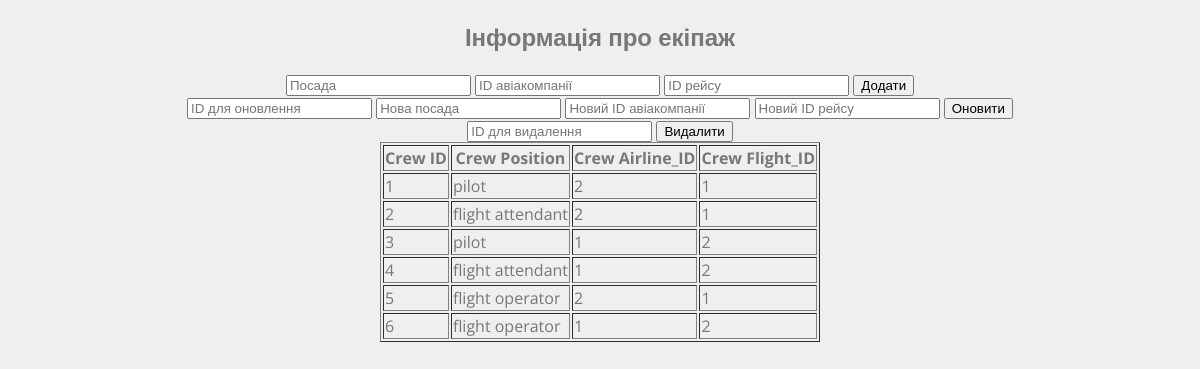
The page /crew.php on the database its author committed.
### tables this page shows
CREATE TABLE `crew` (
  `id` bigint(20) UNSIGNED NOT NULL,
  `position` varchar(30) NOT NULL,
  `airline_id` bigint(20) UNSIGNED NOT NULL,
  `flight_id` bigint(20) UNSIGNED NOT NULL
);

### crew.php (the view, shortened to what this page needs)
<!DOCTYPE html>
<html>
<head>
	<link href="css/style.css" media="screen" rel="stylesheet">
</head>
<body>
    <center>
        <h2>Інформація про екіпаж</h2>
        <form method="POST">
            <input type="text" name="position" placeholder="Посада" required>
            <input type="number" name="airline_id" placeholder="ID авіакомпанії" required>
            <input type="number" name="flight_id" placeholder="ID рейсу" required>
            <input type="submit" name="insert" value="Додати">
        </form>
        <form method="POST">
            <input type="number" name="id" placeholder="ID для оновлення" required>
            <input type="text" name="position" placeholder="Нова посада" required>
            <input type="number" name="airline_id" placeholder="Новий ID авіакомпанії" required>
            <input type="number" name="flight_id" placeholder="Новий ID рейсу" required>
            <input type="submit" name="update" value="Оновити">
        </form>
        <form method="POST">
            <input type="number" name="id" placeholder="ID для видалення" required>
            <input type="submit" name="delete" value="Видалити">
        </form>
        <?php
        require_once 'connection.php';
        try {
            $dsn = "mysql:host=$db_hostname;dbname=$db_database;charset=utf8mb4";
            $pdo = new PDO($dsn, $db_username, $db_password);
            $pdo->setAttribute(PDO::ATTR_ERRMODE, PDO::ERRMODE_EXCEPTION);
            $query = "SELECT * FROM crew";
            $statement = $pdo->query($query);
            echo "<table border='1'>";
            echo "<tr><th>Crew ID</th><th>Crew Position</th><th>Crew Airline_ID</th><th>Crew Flight_ID</th></tr>";
            while ($row = $statement->fetch(PDO::FETCH_ASSOC)) {
                echo "<tr>";
                echo "<td>".$row["id"]."</td><td>".$row["position"]."</td><td>".$row["airline_id"]."</td><td>".$row["flight_id"]."</td>";
                echo "</tr>";
            }
            echo "</table>";
        } catch (PDOException $e) {
            die("Помилка: " . $e->getMessage());
        }
        ?>
    </center>
</body>
</html>

### connection.php (shortened to what this page needs)
<!DOCTYPE html>
<html>
<head>
</head>
<body>
</body>
</html>

### css/style.css (style rules this page uses)
body { background: #efefef; font-family: 'Open Sans', sans-serif; color: #777; }

### rows shown on the page
crew: id "1", position "pilot", airline "2", flight "1"
crew: id "2", position "flight attendant", airline "2", flight "1"
crew: id "3", position "pilot", airline "1", flight "2"
crew: id "4", position "flight attendant", airline "1", flight "2"
crew: id "5", position "flight operator", airline "2", flight "1"
crew: id "6", position "flight operator", airline "1", flight "2"
